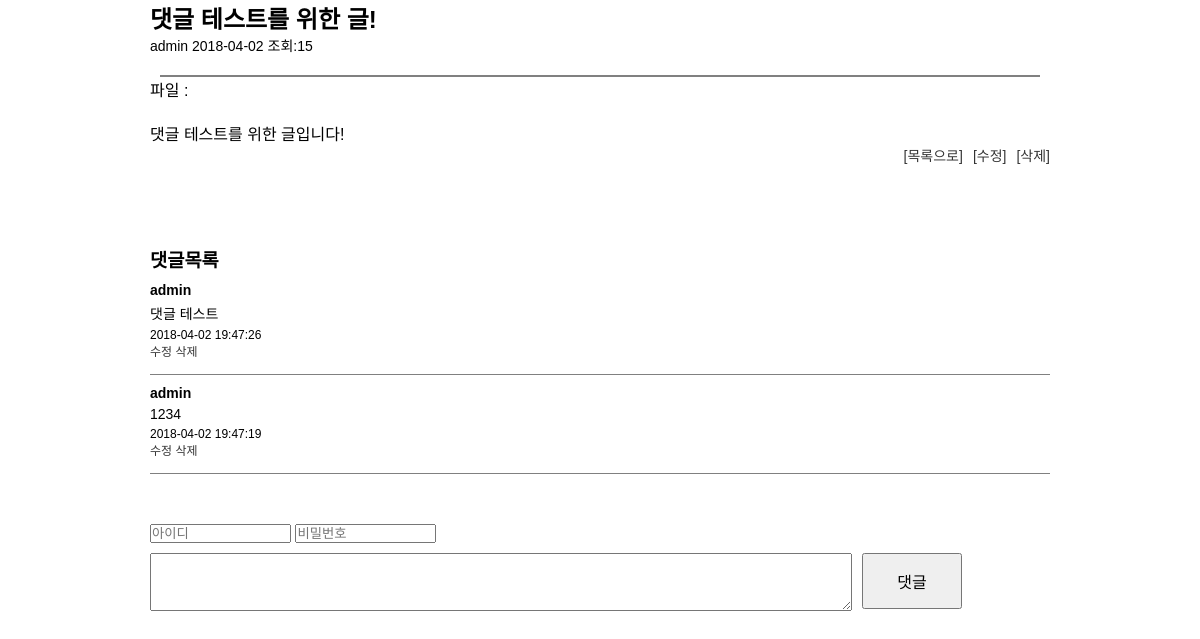
Screenshot of /page/board/read.php?idx=7 with the database file from the repository.
### tables this page shows
CREATE TABLE `board` (
  `idx` int(11) NOT NULL,
  `name` varchar(100) NOT NULL,
  `pw` varchar(100) NOT NULL,
  `title` varchar(100) NOT NULL,
  `content` text NOT NULL,
  `date` date NOT NULL,
  `hit` int(11) NOT NULL,
  `lock_post` int(11) NOT NULL,
  `file` varchar(100) NOT NULL
);

CREATE TABLE `reply` (
  `idx` int(11) NOT NULL,
  `con_num` int(11) NOT NULL,
  `name` varchar(100) NOT NULL,
  `pw` varchar(100) NOT NULL,
  `content` text NOT NULL,
  `date` datetime NOT NULL DEFAULT CURRENT_TIMESTAMP
);

### db.php (called while the page is built, shortened)
<?php
	$db = new mysqli("localhost","web","1234","post_board");
	$db->set_charset("utf8");
	function mq($sql)
	{
		global $db;
		return $db->query($sql);
	}
?>

### page/board/read.php (the view, shortened to what this page needs)
<?php
	include $_SERVER['DOCUMENT_ROOT']."/db.php";
?>
<!doctype html>
<head>
<link rel="stylesheet" type="text/css" href="/css/jquery-ui.css" />
<link rel="stylesheet" type="text/css" href="/css/style.css" />
</head>
<body>
	<?php
		$bno = $_GET['idx'];
		$sql = mq("select * from board where idx='".$bno."'");
		$board = $sql->fetch_array();
	?>
<div id="board_read">
	<h2><?php echo $board['title']; ?></h2>
		<div id="user_info">
			<?php echo $board['name']; ?> <?php echo $board['date']; ?> 조회:<?php echo $board['hit']; ?>
				<div id="bo_line"></div>
			</div>
			<div>
				파일 : <a href="../../upload/<?php echo $board['file'];?>" type="text/html" download><?php echo $board['file']; ?></a>
			</div>
			<div id="bo_content">
				<?php echo nl2br("$board[content]"); ?>
			</div>
	<div id="bo_ser">
		<ul>
			<li><a href="/">[목록으로]</a></li>
			<li><a href="modify.php?idx=<?php echo $board['idx']; ?>">[수정]</a></li>
			<li><a href="delete.php?idx=<?php echo $board['idx']; ?>">[삭제]</a></li>
		</ul>
	</div>
</div>
<div class="reply_view">
	<h3>댓글목록</h3>
		<?php
			$sql3 = mq("select * from reply where con_num='".$bno."' order by idx desc");
			while($reply = $sql3->fetch_array()){
		?>
		<div class="dap_lo">
			<div><b><?php echo $reply['name'];?></b></div>
			<div class="dap_to comt_edit"><?php echo nl2br("$reply[content]"); ?></div>
			<div class="rep_me dap_to"><?php echo $reply['date']; ?></div>
			<div class="rep_me rep_menu">
				<a class="dat_edit_bt" href="#">수정</a>
				<a class="dat_delete_bt" href="#">삭제</a>
			</div>
		</div>
	<?php } ?>
	<div class="dap_ins">
		<form action="reply_ok.php?idx=<?php echo $bno; ?>" method="post">
			<input type="text" name="dat_user" id="dat_user" class="dat_user" size="15" placeholder="아이디">
			<input type="password" name="dat_pw" id="dat_pw" class="dat_pw" size="15" placeholder="비밀번호">
			<div style="margin-top:10px; ">
				<textarea name="content" class="reply_content" id="re_content" ></textarea>
				<button id="rep_bt" class="re_bt">댓글</button>
			</div>
		</form>
	</div>
</div>
<div id="foot_box"></div>
</body>
</html>

### css/style.css (style rules this page uses)
* { margin: 0 auto; padding: 0; font-family: 'Malgun gothic','Sans-Serif','Arial'; }
a { text-decoration: none; color:#333; }
ul li { list-style:none; }
#board_read { width:900px; position: relative; word-break:break-all; }
#user_info { font-size:14px; }
#bo_line { width:880px; height:2px; background: gray; margin-top:20px; }
#bo_content { margin-top:20px; }
#bo_ser { font-size:14px; color:#333; position: absolute; right: 0; }
#bo_ser > ul > li { float:left; margin-left:10px; }
.reply_view { width:900px; margin-top:100px; word-break:break-all; }
.dap_lo { font-size: 14px; padding:10px 0 15px 0; border-bottom: solid 1px gray; }
.dap_to { margin-top:5px; }
.rep_me { font-size:12px; }
#re_content { width:700px; height: 56px; }
.dap_ins { margin-top:50px; }
.re_bt { position: absolute; width:100px; height:56px; font-size:16px; margin-left: 10px; }
#foot_box { height: 50px; }

### rows the page displays
board: title "댓글 테스트를 위한 글!", name "admin", date "2018-04-02", hit "15", content "댓글 테스트를 위한 글입니다!"
reply: name "admin", content "댓글 테스트", date "2018-04-02 19:47:26"
reply: name "admin", content "1234", date "2018-04-02 19:47:19"
